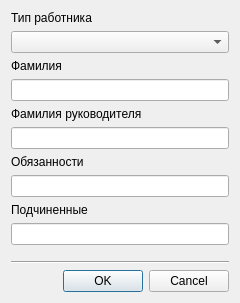
<?xml version="1.0" encoding="UTF-8"?>
<ui version="4.0">
 <class>AddDialog</class>
 <widget class="QDialog" name="AddDialog">
  <property name="geometry">
   <rect>
    <x>0</x>
    <y>0</y>
    <width>240</width>
    <height>303</height>
   </rect>
  </property>
  <property name="windowTitle">
   <string>Добавить запись</string>
  </property>
  <layout class="QVBoxLayout" name="verticalLayout">
   <item>
    <layout class="QFormLayout" name="formLayout">
     <property name="rowWrapPolicy">
      <enum>QFormLayout::WrapAllRows</enum>
     </property>
     <item row="1" column="0">
      <widget class="QLabel" name="l_name">
       <property name="text">
        <string>Фамилия</string>
       </property>
      </widget>
     </item>
     <item row="1" column="1">
      <widget class="QLineEdit" name="le_name"/>
     </item>
     <item row="2" column="0">
      <widget class="QLabel" name="l_maserName">
       <property name="text">
        <string>Фамилия руководителя</string>
       </property>
      </widget>
     </item>
     <item row="2" column="1">
      <widget class="QLineEdit" name="le_maserName"/>
     </item>
     <item row="3" column="0">
      <widget class="QLabel" name="l_dutiesSeq">
       <property name="text">
        <string>Обязанности</string>
       </property>
      </widget>
     </item>
     <item row="3" column="1">
      <widget class="QLineEdit" name="le_dutiesSeq"/>
     </item>
     <item row="4" column="0">
      <widget class="QLabel" name="l_slaveNameSeq">
       <property name="text">
        <string>Подчиненные</string>
       </property>
      </widget>
     </item>
     <item row="4" column="1">
      <widget class="QLineEdit" name="le_slaveNameSeq"/>
     </item>
     <item row="0" column="1">
      <widget class="QComboBox" name="cb_type"/>
     </item>
     <item row="0" column="0">
      <widget class="QLabel" name="l_type">
       <property name="text">
        <string>Тип работника</string>
       </property>
      </widget>
     </item>
    </layout>
   </item>
   <item>
    <widget class="Line" name="line">
     <property name="orientation">
      <enum>Qt::Horizontal</enum>
     </property>
    </widget>
   </item>
   <item>
    <widget class="QDialogButtonBox" name="bb">
     <property name="orientation">
      <enum>Qt::Horizontal</enum>
     </property>
     <property name="standardButtons">
      <set>QDialogButtonBox::Cancel|QDialogButtonBox::Ok</set>
     </property>
    </widget>
   </item>
  </layout>
 </widget>
 <tabstops>
  <tabstop>cb_type</tabstop>
  <tabstop>le_name</tabstop>
  <tabstop>le_maserName</tabstop>
  <tabstop>le_dutiesSeq</tabstop>
  <tabstop>le_slaveNameSeq</tabstop>
 </tabstops>
 <resources/>
 <connections>
  <connection>
   <sender>bb</sender>
   <signal>accepted()</signal>
   <receiver>AddDialog</receiver>
   <slot>accept()</slot>
   <hints>
    <hint type="sourcelabel">
     <x>248</x>
     <y>254</y>
    </hint>
    <hint type="destinationlabel">
     <x>157</x>
     <y>274</y>
    </hint>
   </hints>
  </connection>
  <connection>
   <sender>bb</sender>
   <signal>rejected()</signal>
   <receiver>AddDialog</receiver>
   <slot>reject()</slot>
   <hints>
    <hint type="sourcelabel">
     <x>316</x>
     <y>260</y>
    </hint>
    <hint type="destinationlabel">
     <x>286</x>
     <y>274</y>
    </hint>
   </hints>
  </connection>
 </connections>
</ui>
